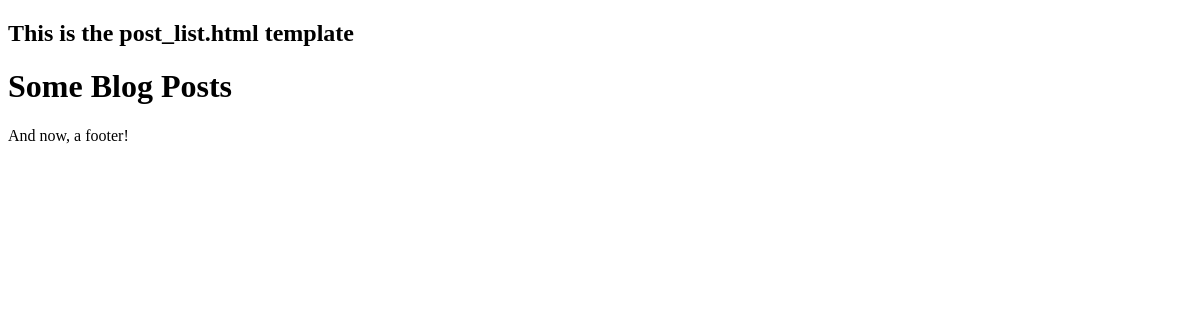
Before: / with the older database file.
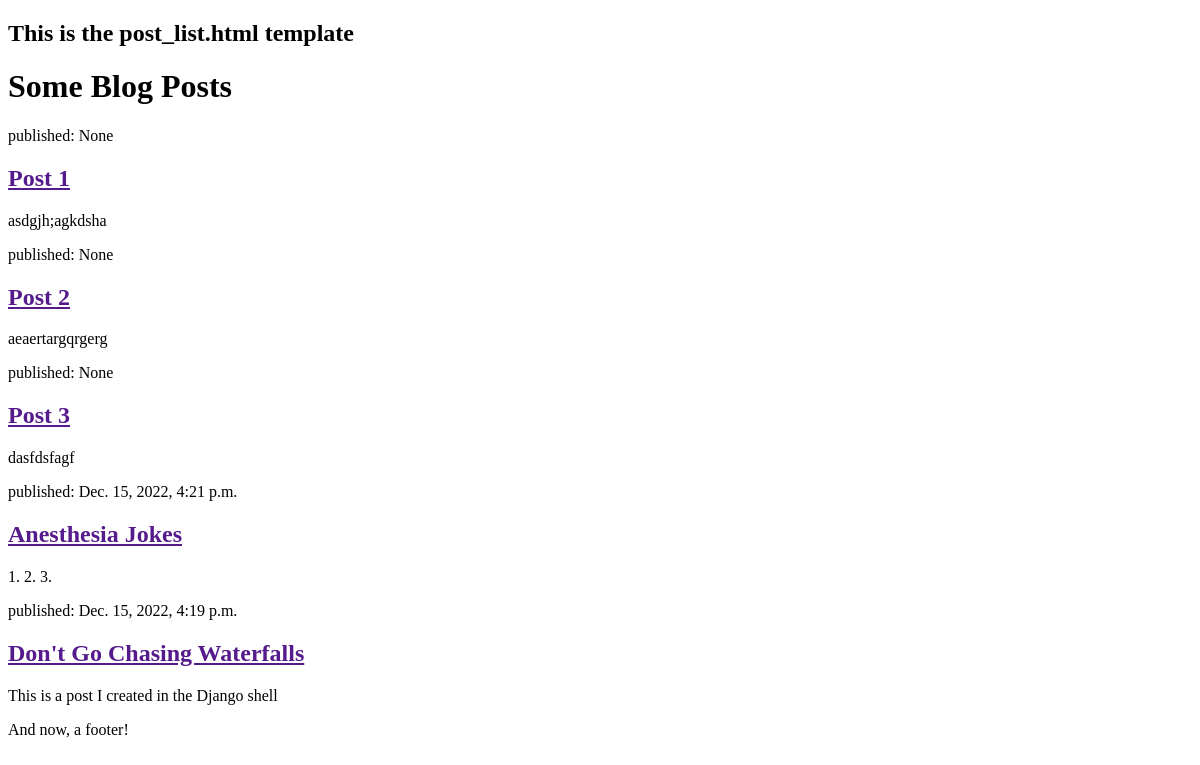
After: the same page with the newer database file.
### blog/models.py (models this page shows, shortened)
class Post(models.Model):
    author = models.ForeignKey(settings.AUTH_USER_MODEL, on_delete=models.CASCADE)
    title = models.CharField(max_length=100)
    text = models.TextField()
    created_date = models.DateTimeField(default=timezone.now)
    published_date = models.DateTimeField(blank=True, null=True)

### blog/views.py (the view)
# urls.py: path('', views.post_list, name='post_list'),
def post_list(request):
    posts = Post.objects.all()
    return render(request, 'blog/post_list.html', {'posts': posts})

### blog/templates/blog/post_list.html (shortened to what this page needs)
<!DOCTYPE html>
<html lang="en">
  <head>
  </head>
  <body>
    <h2>This is the post_list.html template</h2>
    <h1>Some Blog Posts</h1>
    {% for post in posts %}
    <article>
      <time>published: {{post.published_date}}</time>
      <h2><a href="">{{ post.title }}</a></h2>
      <p>{{ post.text }}</p>
    </article>
    {% endfor %}
    <footer>And now, a footer!</footer>
  </body>
</html>

Changed rows visible on the page:
added Post: published_date "None", title "Post 1", text "asdgjh;agkdsha"
added Post: published_date "None", title "Post 2", text "aeaertargqrgerg"
added Post: published_date "None", title "Post 3", text "dasfdsfagf"
added Post: published_date "Dec. 15, 2022, 4:21 p.m.", title "Anesthesia Jokes", text "1. 2. 3."
added Post: published_date "Dec. 15, 2022, 4:19 p.m.", title "Don't Go Chasing Waterfalls", text "This is a post I created in the Django shell"
